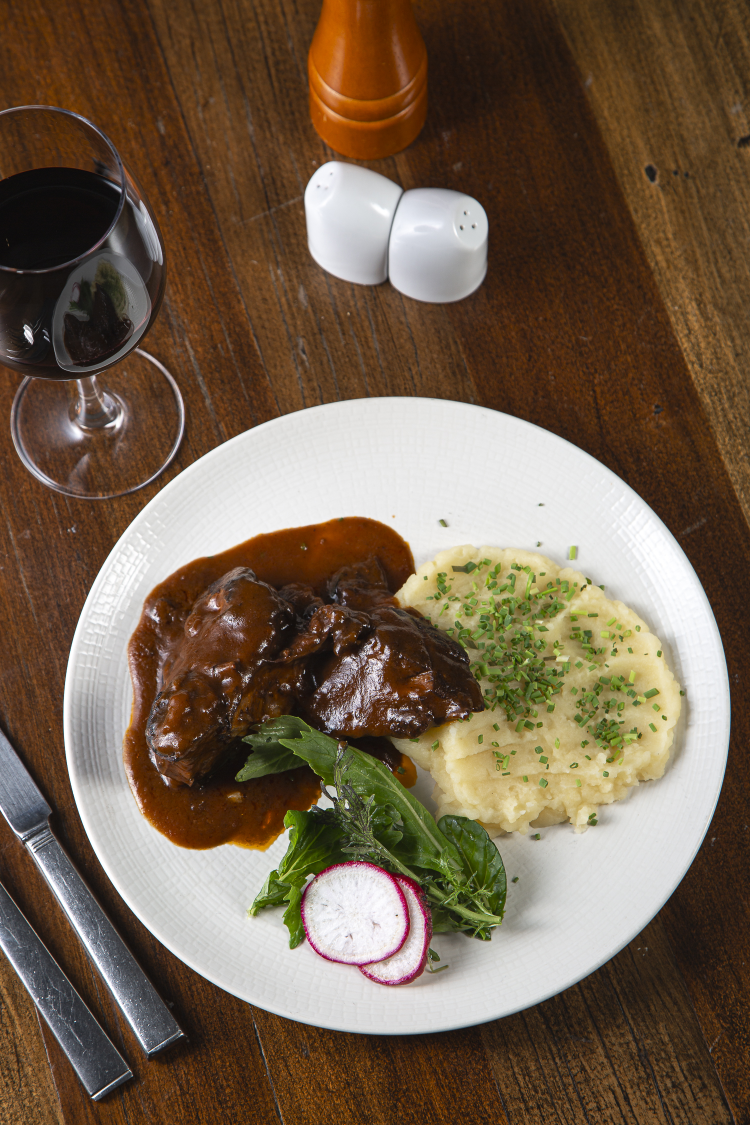
#> input picture raw/hilton/between/plateada-real/bw-135-plateada.jpg, 1500 x 2250 px (shown at 1/2 size)
$ python -i between-emergencia-r17.py   (imports and definitions only)
#> lines starting #> are read from the running program, lines starting #| are printed output that depends on the picture
#!/usr/bin/env python3
# -*- coding: utf-8 -*-
"""ST EMERGENCIA BETWEEN (S2) — ronda 17: la caja se GENERA, y los productos se revelan.

Eli, 07-09-2026:

    «Para la historia de emergencia se ve pegoteada el togo, se ve de mala
     calidad el muffin, al igual que el croissant de queso y jamón. Tiene que
     verse atractivo visualmente, con una mejor jerarquía y hacerlo de manera
     atractivo, ya que son alimentos, son productos.»

Y antes, la frase que ordena todo el arreglo: **el concepto sirve, el problema es
la ejecución** — «se ve armada, no diseñada».

⛔⛔ 1. LA CAJA LA DIBUJÉ YO, Y POR ESO PARECÍA DIBUJADA

La ronda 16 construyó el contenedor con `ImageDraw` y degradados: polígonos para
el bisel, un `linspace` para el fondo del nicho, una tira plana de «piso». Mirado
al 300 % eso da exactamente lo que Eli vio:

  · la esquina del marco es un **degradado borroso**, no una arista biselada;
  · el «piso» es una **tira plana con canto recto**, así que los productos no
    apoyan en ninguna superficie — vuelve el defecto de la ronda 13 con otra cara;
  · el reflejo del vidrio deja una arista que se lee como un pliegue de papel.

⭐ Y el manual ya decía qué hacer, en la receta de vitrina de la ronda 13: **«el
contenedor se genera VACÍO»**. Yo me salté ese paso y lo dibujé. Generado con
Nano Banana Pro, el contenedor trae lo que no se puede pintar: marco macizo con
aristas de verdad y bisel que toma la luz, nicho con paredes que se van en
profundidad, **un estante de madera real donde apoyar**, vidrio con su reflejo, y
la barra inferior en blanco para el llamado.

    `ia-sept/emergencia-caja-r17.png`  (3072×5504, vacía, sin texto)

⭐⭐ 2. JERARQUÍA: LOS TRES YA NO VAN EN FILA

Eli pidió «mejor jerarquía». La ronda 16 los ponía en fila sobre una línea de
base, los tres al mismo plano: eso es un inventario, no una composición. El nicho
generado es vertical, así que ahora se usa la PROFUNDIDAD:

    el VASO al centro y al fondo — es el que lleva la marca, es el protagonista
    el CROISSANT delante a la izquierda, apoyado y adelantado
    el MUFFIN delante a la derecha, un poco más atrás que el croissant

Tres planos, tres tamaños, un solo estante. El vaso manda.

⭐⭐ 3. «MALA CALIDAD» DEL CROISSANT: HABÍA MATERIAL MEJOR EN LA CASA

El croissant salía de la sesión del 25-jul: tendido, con un blob de queso
desbordando que a 360 px se lee como un bulto pálido. Se cambia por el de la
sesión PROFESIONAL de platos (`croissant-h3-nobg.png`, recortado por
`between-croissant-recortar-r17.py`): partido, jamón y queso a la vista, luz de
estudio, de frente. Ver ese script para la medición.

⭐⭐ 4. «MALA CALIDAD» DEL MUFFIN: no hay otra toma, así que se REVELA de verdad

Medido, no hay muffin en ninguna otra sesión del cliente (`desayunos-ago2026` son
28 tomas de omelettes y tostadas; `platos-ene` no tiene ninguno). Así que hay que
trabajar el que hay, y venía muy corto:

    recorte crudo ......... mediana 74,8 · p95 129,1 · laplaciano 796
    montado en la r16 ..... mediana 92,5 · p95 167,2 · laplaciano **513**

O sea que mi propio montaje le **bajaba** el contraste local un 36 %. Y la
cápsula de papel es una mancha negra sin detalle. Acá el muffin pasa por
`abre_sombras()` —para que el papel deje de ser un agujero— y por `apetitoso()`
con mano larga, y **el remate de nitidez va DESPUÉS de escalar**, que es lo que
faltaba: afilar antes de reducir es tirar el trabajo.

⭐⭐ 5. «PEGOTEADO» EL VASO: el vidrio va DELANTE

El reflejo del vidrio viene pintado en la generación, así que al pegar los
productos encima quedaban **delante del cristal** — y un objeto que tapa el
vidrio de su propia vitrina se lee pegado, siempre. Se aísla el reflejo del
propio archivo (el EXCESO de luz respecto de la mediana de cada fila, la técnica
que ya está en el manual) y se vuelve a poner ENCIMA de los productos.

Más la receta completa de montaje, que ésa no cambia: apoyo medido por percentil
del contorno, sombra de contacto sobre la madera, sombra en la pared del fondo,
campo de luz del nicho y luz envolvente en el canto.

Salida: public/assets/hilton/between/ia-sept/emergencia-fondo-r17.png (2250×4000)
"""
import sys
from pathlib import Path

import cv2
import numpy as np
from PIL import Image, ImageDraw, ImageFilter

RAIZ = Path(__file__).resolve().parent.parent
sys.path.insert(0, str(RAIZ / "scripts"))
from between_retoque import (apetitoso, hombro, luz_envolvente,  # noqa: E402
                             nitidez, revela, vivo)

# [4 lines not run here, left out]

BASE = RAIZ / "public/assets/hilton/between"
CAJA = BASE / "ia-sept/emergencia-caja-r17.png"
SALIDA = BASE / "ia-sept/emergencia-fondo-r17.png"
PASOS = RAIZ / "out/hilton-between-r17/pasos"

W, H = 2250, 4000
ESC = 2250 / 1080          # el lienzo lógico de Remotion

# ── la caja generada, medida con cuadrícula sobre sus 3072×5504 ──────────────
# ⚠️ NO se usa la generación como lienzo completo. A escala 1:1 de ancho
# (factor 0,7324) el canto inferior del marco caía en y=3324 y `between-qa.py`
# marcaba **16 px dentro de la zona segura inferior de Meta** (que empieza en
# 3292). Se compone al 96,5 % sobre un muro del mismo crema, con sesgo hacia
# arriba: así la caja entra completa en la zona útil y queda además más aire
# abajo para el sticker de encuesta que pone la CM.
FACTOR = (2250 / 3072) * 0.965
# ⚠️ DESPL_Y calculado, no tanteado. El MARCO de la generación va de y=780 a
# y=4560, o sea 3780 px → 2672 al 0,7068 de factor. La zona útil de Meta en una
# historia es y 558..3292 del lienzo, o sea **2734 px: el marco cabe justo**, con
# 31 px de margen arriba y abajo si se centra. Su centro tiene que caer en 1925:
#     780 · 0,7068 + DESPL_Y = 1925 − 2672/2  →  DESPL_Y = 38
# A −74 el marco se salía 14 px por ARRIBA y a −16 se salía 16 px por abajo.
DESPL_Y = 38
DESPL_X = 39


def g(v):
    """Pasa una medida de la generación al lienzo de salida."""
    return int(round(v * FACTOR)) + DESPL_Y


def gx(v):
    return int(round(v * FACTOR)) + DESPL_X


#: leído sobre la generación
GEN_NICHO = (735, 1185, 2345, 3830)       # el hueco tras el vidrio
GEN_ESTANTE = (750, 3572, 2331, 3830)     # la madera donde se apoya
GEN_BARRA = (735, 3860, 2345, 4150)       # la banda en blanco del marco

NICHO = (gx(GEN_NICHO[0]), g(GEN_NICHO[1]), gx(GEN_NICHO[2]), g(GEN_NICHO[3]))
ESTANTE = (gx(GEN_ESTANTE[0]), g(GEN_ESTANTE[1]), gx(GEN_ESTANTE[2]), g(GEN_ESTANTE[3]))
#> further down, picture is the input picture: PIL image 1500x2250 RGB; mean R, G, B 115.9, 97.4, 77.7
BARRA = (gx(GEN_BARRA[0]), g(GEN_BARRA[1]), gx(GEN_BARRA[2]), g(GEN_BARRA[3]))

#: la línea de base va a MEDIA PROFUNDIDAD del estante, no en su canto de atrás
#: (lección de la r16: apoyado atrás se lee flotando sobre la tira clara)
# ⚠️ CORREGIDO tras la primera pasada: a +30 los productos SE SALÍAN del nicho —
# el croissant y el muffin bajaban del canto del estante (y=2789) y se metían en
# la barra del marco. Un producto que se sale de su vitrina no es un montaje, es
# un error. La base va dentro del estante y con margen para lo que cuelga por
# debajo del apoyo.
# ⚠️ Y se CALCULA desde el estante, no se escribe a mano: la primera vez quedó
# clavado en 2680 y al recomponer la caja al 96,5 % el estante se movió a
# 2450..2633 — el número viejo dejaba a los productos colgando por debajo del
# canto otra vez. Una cifra que depende de otra no se copia, se deriva.
PISO = int(ESTANTE[1] + (ESTANTE[3] - ESTANTE[1]) * 0.62)

# ── los tres productos: (archivo, ancho, centro x, adelanto de la base) ─────
# El VASO manda: al centro, al fondo y el más alto. Los dos alimentos delante,
# a distinta profundidad, solapándole la base.
# ⚠️ Anchos BAJADOS respecto de la primera pasada (700/660/430): el vaso ocupaba
# el 60 % del ancho del nicho y el croissant el 56 %, así que entre los dos no
# cabían y el croissant le tapaba «COFFEE & BAR» al vaso — que es justo el que
# lleva la marca y es el protagonista de la jerarquía.
# Los ADELANTOS escalonan la profundidad: el vaso al fondo, el muffin medio paso
# adelante y el croissant el más cerca de cámara.
# ⚠️ SEGUNDA CORRECCIÓN DE ESCALA: a 560/500/330 el grupo ocupaba sólo el 42 %
# del alto del nicho y volvía el defecto de la ronda 13 —«chicos y perdidos en un
# hueco alto»—. A 730/650/430 el grupo llena el estante de lado a lado (545..1695
# de un nicho de 538..1718) y sube al 55 % del alto, dejando arriba los 798 px que
# el titular necesita.
# ⚠️ TERCERA CORRECCIÓN: el vaso se va MÁS AL FONDO del estante (adelanto −60) y
# el croissant más adelante (+60). El motivo es de marca, no de gusto: con los dos
# a la misma profundidad el croissant le tapaba «COFFEE & BAR» al vaso, y el vaso
# es el que firma la pieza. Separados en profundidad, el logotipo entero queda por
# encima del canto del croissant.
PRODUCTOS = [
    ("togo-vaso-real-nobg.png",              730, 1140, -60),
    ("recortes/croissant-h3-nobg.png",       620,  830,  60),
    ("recortes/muffin-chocolate-limpio.png", 430, 1490,  26),
]


# [60 lines left out: functions apoyo, abre_sombras, fondo, campo_de_luz, not called in this run]


def reflejo_del_vidrio(im):
    """Aísla el reflejo del cristal del PROPIO archivo: el exceso de luz
    respecto de la mediana de cada fila dentro del nicho. Se vuelve a poner
    ENCIMA de los productos, porque lo que está delante va delante — y un
    producto que tapa el vidrio de su vitrina se lee pegado."""
    x0, y0, x1, y1 = NICHO
    z = np.asarray(im.crop((x0, y0, x1, y1)).convert("L")).astype(np.float32)
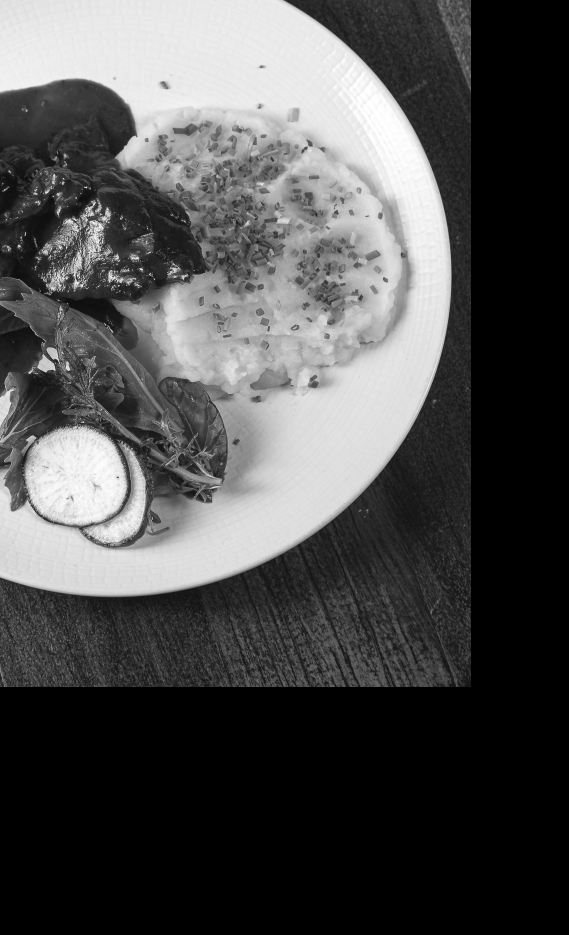
#> z: shape (1869, 1138) float32 (shown at 1/2 size); min 0, max 255, mean 77.9
    med = np.median(z, axis=1, keepdims=True)
#> med = 1869 values, max 233 at index 90, min 0 at index 1374, mean 78.88
    exceso = np.clip(z - med, 0, None)
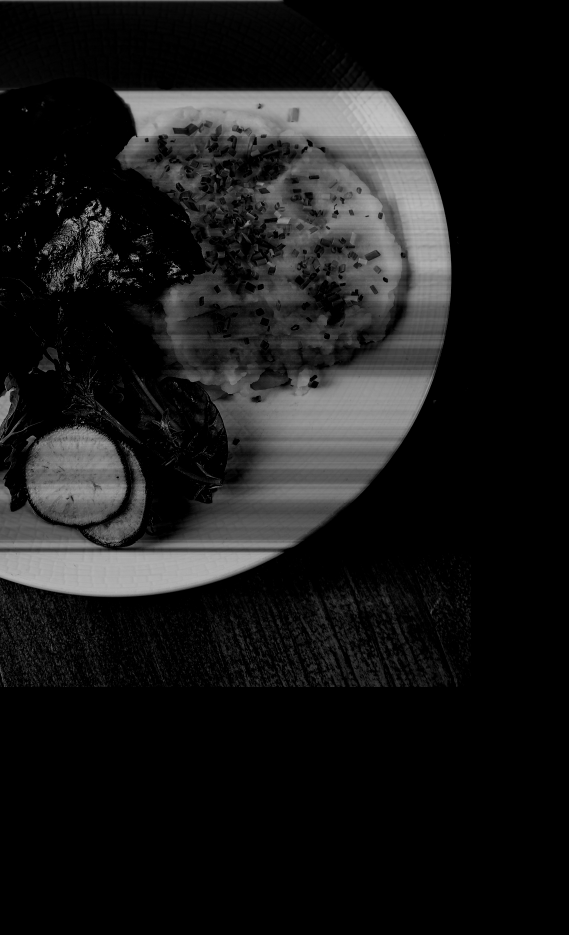
#> exceso: shape (1869, 1138) float32 (shown at 1/2 size); min 0, max 197, mean 25.3
    exceso = cv2.GaussianBlur(exceso, (0, 0), 9)
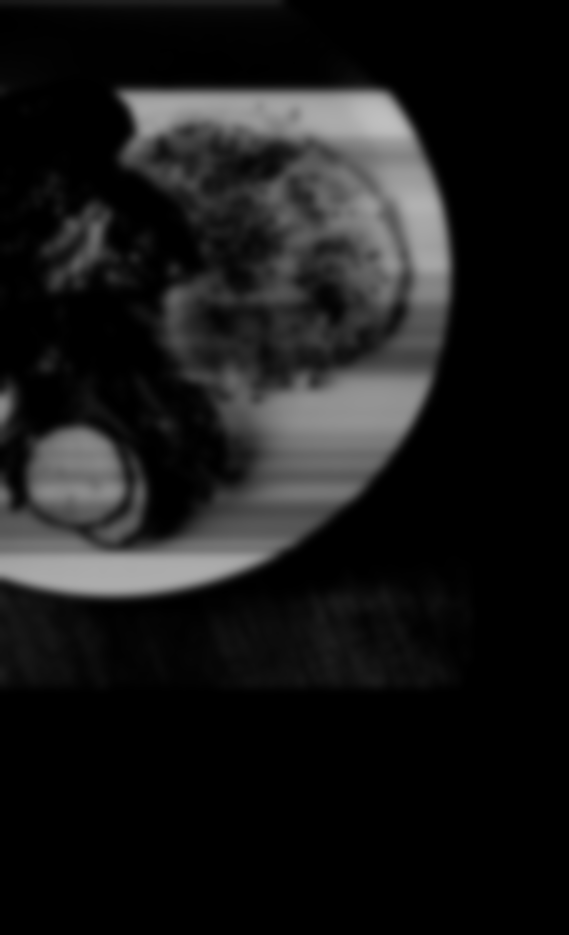
#> exceso: shape (1869, 1138) float32 (shown at 1/2 size); min 0, max 191.5, mean 25.3
    cap = np.clip(exceso / max(exceso.max(), 1.0) * 210, 0, 255).astype(np.uint8)
    print(f"   reflejo del vidrio aislado: máximo {exceso.max():.0f} de luz sobre "
          f"la mediana de fila")
#|    reflejo del vidrio aislado: máximo 192 de luz sobre la mediana de fila
    return Image.fromarray(cap)


# [118 lines left out: functions pon_producto, main, not called in this run]


# [2 lines not run here, left out]

>>> from PIL import Image
>>> picture = Image.open('../raw/hilton/between/plateada-real/bw-135-plateada.jpg')
>>> result = reflejo_del_vidrio(picture)

$ run again, on raw/hilton/between/ref-s3-eli/REF 1 (STORIE 3 S3).jpg
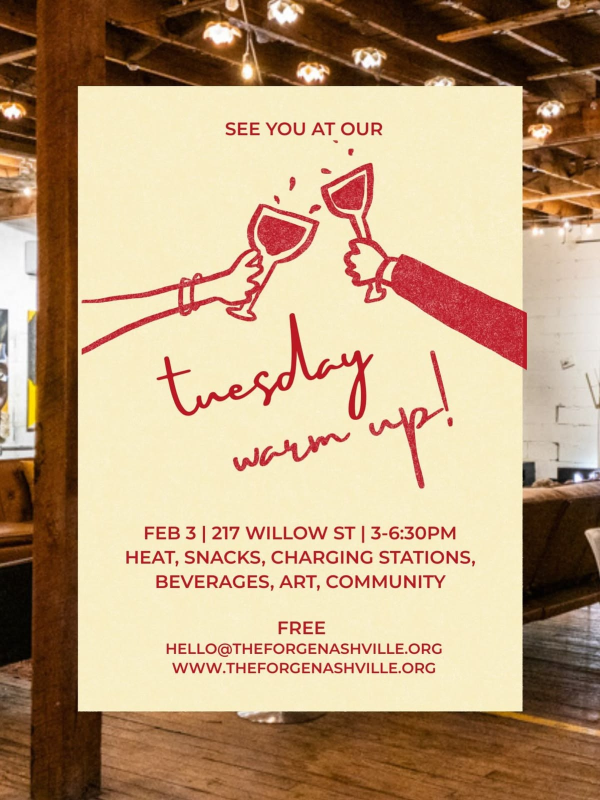
#> input picture raw/hilton/between/ref-s3-eli/REF 1 (STORIE 3 S3).jpg, 1200 x 1600 px (shown at 1/2 size)
#> picture is the input picture: PIL image 1200x1600 RGB; mean R, G, B 189.9, 161.5, 128.5
#> in reflejo_del_vidrio, `z = np.asarray(im.crop((x0, y0, x1, y1)).convert("L")).astype(np.float..`:
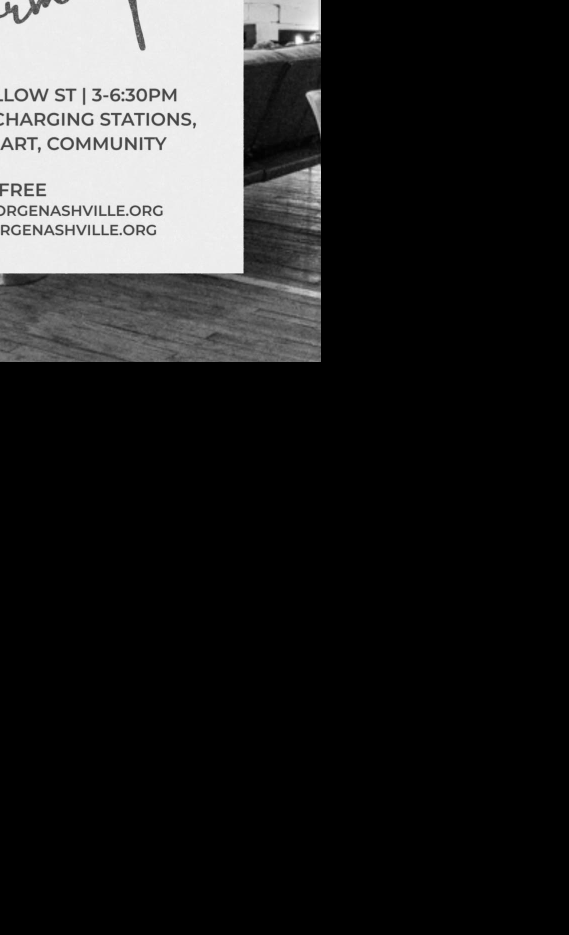
#> z: shape (1869, 1138) float32 (shown at 1/2 size); min 0, max 255, mean 35.7
#> med = 1869 values, max 201 at index 36, min 0 at index 724, mean 25.89
#> in reflejo_del_vidrio, `exceso = cv2.GaussianBlur(exceso, (0, 0), 9)`:
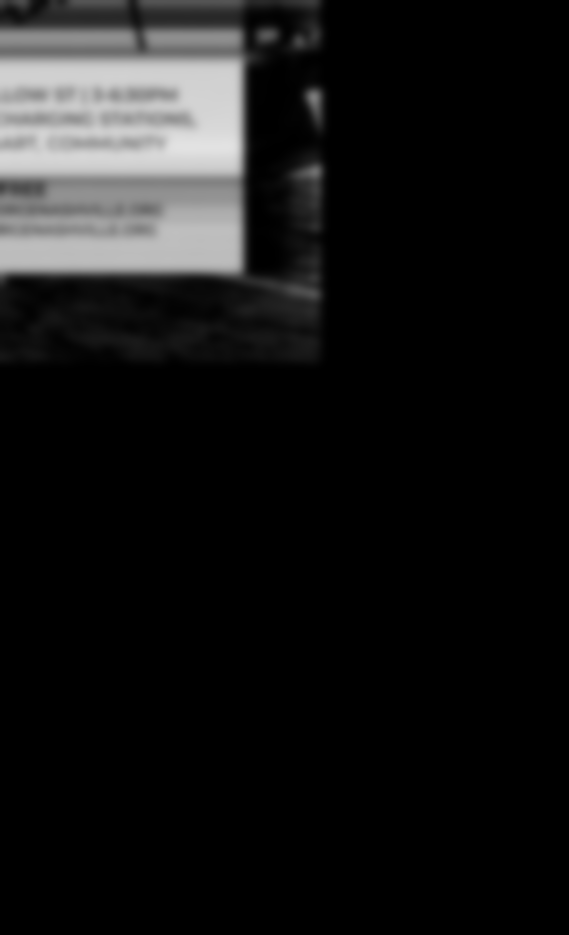
#> exceso: shape (1869, 1138) float32 (shown at 1/2 size); min 0, max 226.6, mean 21.5
#|    reflejo del vidrio aislado: máximo 227 de luz sobre la mediana de fila
